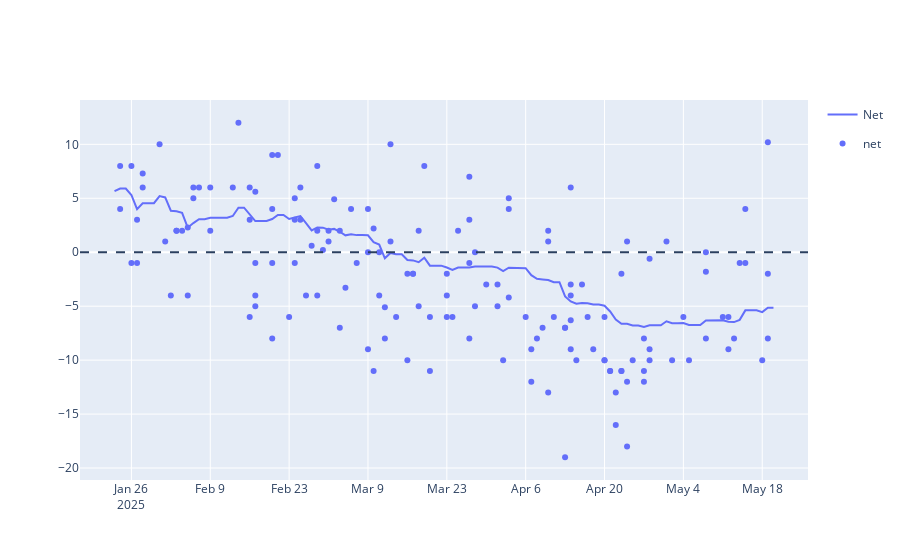

Here is the notebook cell this chart was saved with:
### Code cell
line = px.line(approval_avg, x='Date', y=['Net'])
scatter = px.scatter(polls_df[polls_df['end_date'] >= pd.to_datetime('2025-01-24')], x='end_date', y=['net'])
                     #trendline='lowess', trendline_options=dict(frac=0.2))
fig = go.Figure(data=line.data + scatter.data)
fig.add_hline(y=0, line_dash='dash')
fig.show()
